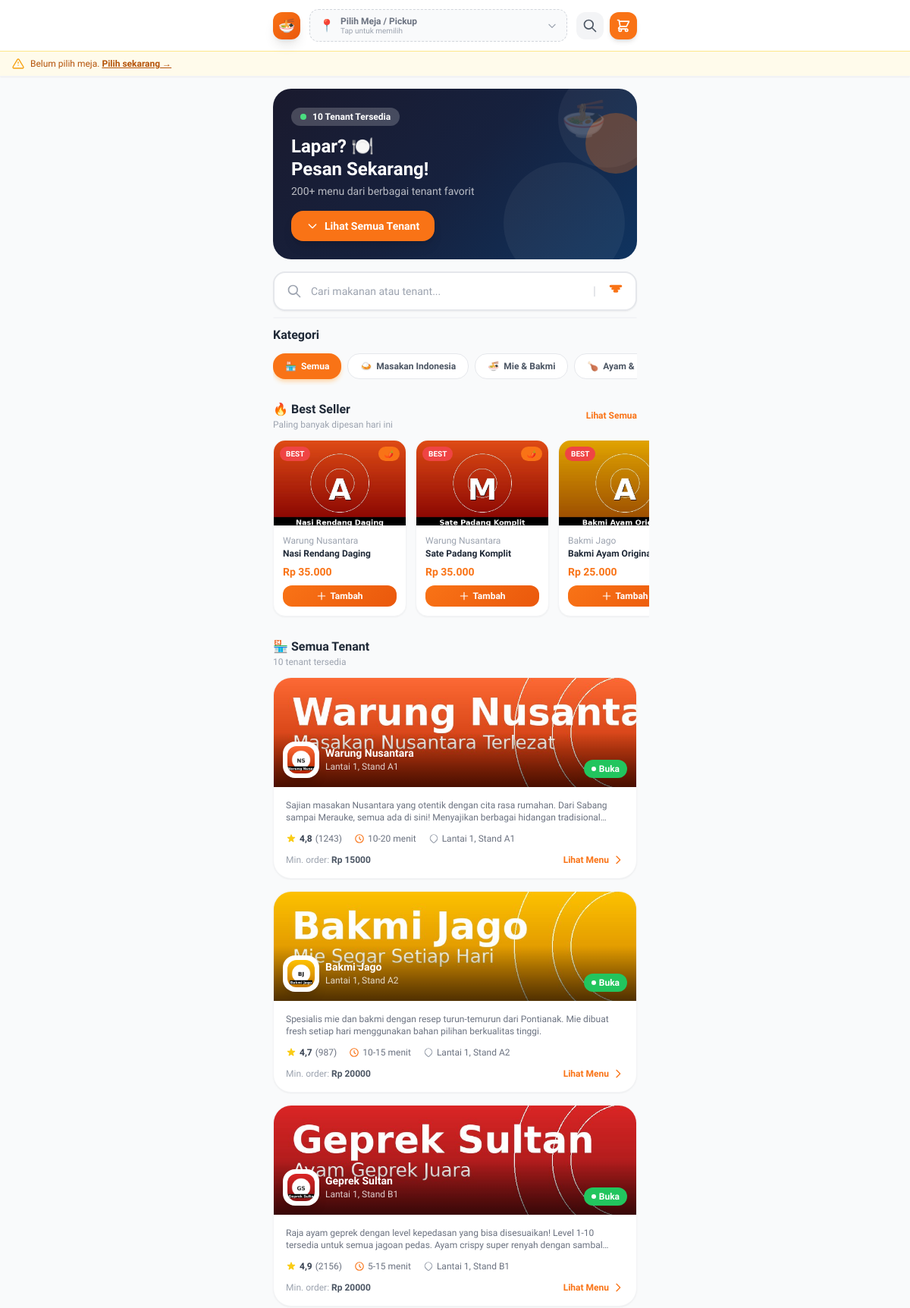
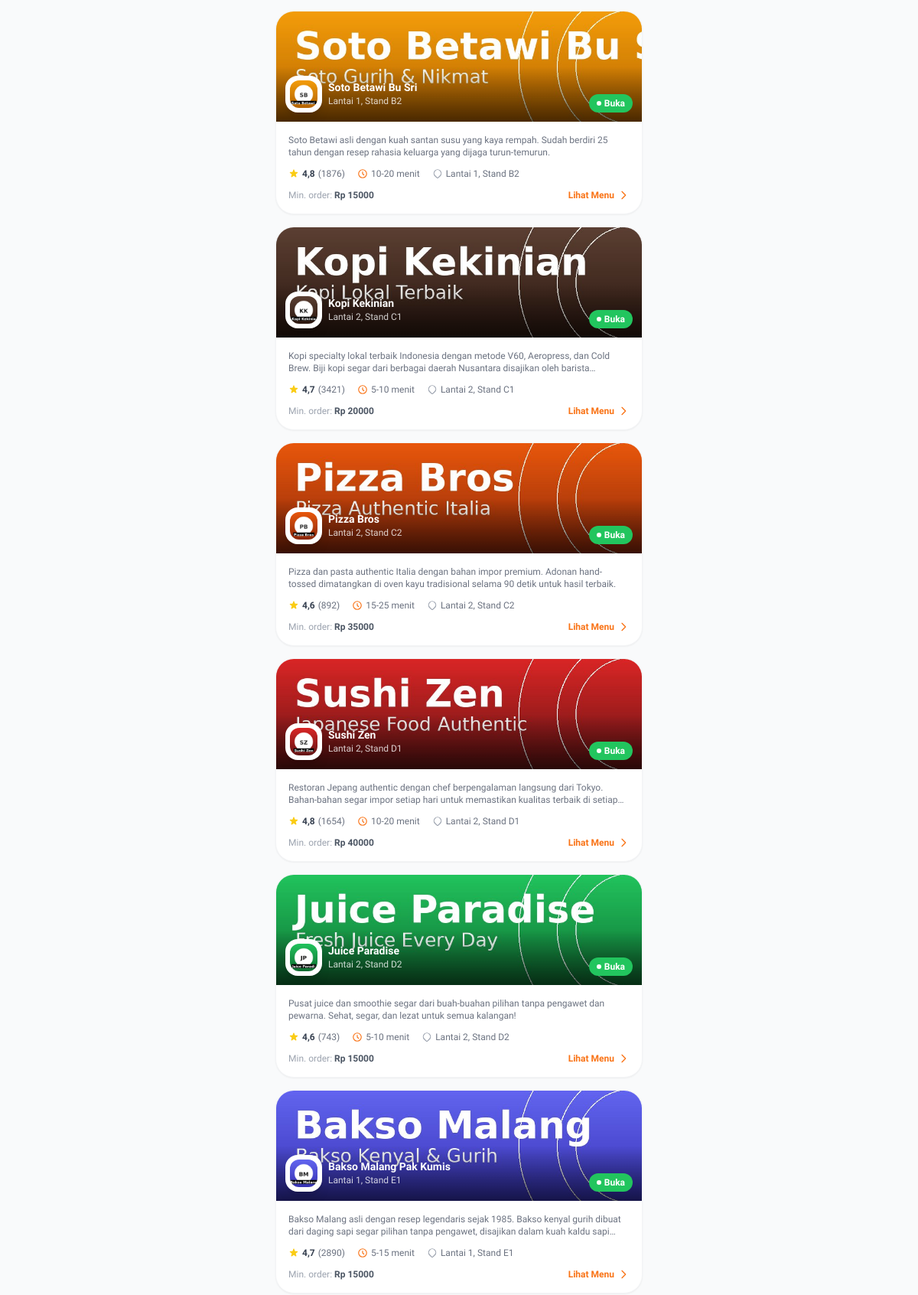
The page / (upper part) on the database its author committed (2 pictures, top to bottom).
### core/models.py (models this page shows, shortened)
class Category(models.Model):
    name = models.CharField(max_length=100)
    icon = models.CharField(max_length=50, default='🍽️')
    class Meta:
        verbose_name_plural = 'Categories'

class Product(models.Model):
    tenant = models.ForeignKey(Tenant, on_delete=models.CASCADE)
    category = models.ForeignKey(ProductCategory, on_delete=models.SET_NULL, null=True, blank=True)
    name = models.CharField(max_length=200)
    description = models.TextField()
    price = models.DecimalField(max_digits=10, decimal_places=0)
    image = models.ImageField(upload_to='products/', blank=True, null=True)
    is_available = models.BooleanField(default=True)
    is_featured = models.BooleanField(default=False)
    is_best_seller = models.BooleanField(default=False)
    is_spicy = models.BooleanField(default=False)
    is_vegetarian = models.BooleanField(default=False)
    calories = models.IntegerField(default=0)
    stock = models.IntegerField(default=100)
    created_at = models.DateTimeField(auto_now_add=True)
    def formatted_price(self):
        return f"Rp {int(self.price):,}".replace(',', '.')

class Tenant(models.Model):
    name = models.CharField(max_length=200)
    description = models.TextField()
    category = models.ForeignKey(Category, on_delete=models.SET_NULL, null=True)
    logo = models.ImageField(upload_to='tenants/', blank=True, null=True)
    banner = models.ImageField(upload_to='tenants/banners/', blank=True, null=True)
    rating = models.DecimalField(max_digits=3, decimal_places=1, default=4.5)
    total_reviews = models.IntegerField(default=0)
    min_order = models.DecimalField(max_digits=10, decimal_places=0, default=0)
    delivery_time = models.CharField(max_length=50, default='15-25 menit')
    is_open = models.BooleanField(default=True)
    location = models.CharField(max_length=200, default='Lantai 1')
    slug = models.SlugField(unique=True)
    color_theme = models.CharField(max_length=20, default='orange')
    created_at = models.DateTimeField(auto_now_add=True)

### core/views.py (the view)
# urls.py: path('', views.home, name='home'),
def home(request):
    table_session = _get_table_session(request)
    categories = Category.objects.all()
    tenants = Tenant.objects.filter(is_open=True)
    featured_products = Product.objects.filter(is_featured=True, is_available=True).select_related('tenant')[:8]
    best_sellers = Product.objects.filter(is_best_seller=True, is_available=True).select_related('tenant')[:6]
    category_filter = request.GET.get('category')
    search_query = request.GET.get('q', '')
    if category_filter:
        tenants = tenants.filter(category__id=category_filter)
    if search_query:
        tenants = tenants.filter(
            Q(name__icontains=search_query) | Q(description__icontains=search_query)
        )
    context = {
        'categories': categories,
        'tenants': tenants,
        'featured_products': featured_products,
        'best_sellers': best_sellers,
        'category_filter': category_filter,
        'search_query': search_query,
        'table_session': table_session,
    }
    return render(request, 'core/home.html', context)

### templates/core/home.html (shortened to what this page needs)
{% extends 'base.html' %}
{% block content %}
<div class="relative overflow-hidden gradient-hero mx-4 mt-4 rounded-3xl p-6 text-white">
    <div class="relative z-10">
        <div class="inline-flex items-center gap-2 bg-white/20 rounded-full px-3 py-1 text-xs font-semibold mb-3">
            <span class="w-2 h-2 bg-green-400 rounded-full animate-pulse-dot"></span>
            10 Tenant Tersedia
        </div>
        <h1 class="text-2xl font-extrabold leading-tight mb-1">
            Lapar? 🍽️<br>Pesan Sekarang!
        </h1>
        <p class="text-white/70 text-sm mb-4">200+ menu dari berbagai tenant favorit</p>
        <a href="#tenants" class="inline-flex items-center gap-2 bg-primary-500 hover:bg-primary-600 text-white text-sm font-bold px-5 py-2.5 rounded-2xl shadow-lg transition-all">
            <svg class="w-4 h-4" fill="none" stroke="currentColor" viewBox="0 0 24 24">
                <path stroke-linecap="round" stroke-linejoin="round" stroke-width="2" d="M19 9l-7 7-7-7"></path>
            </svg>
            Lihat Semua Tenant
        </a>
    </div>
    <div class="absolute -right-6 -top-6 w-32 h-32 bg-white/5 rounded-full"></div>
    <div class="absolute -right-3 top-8 w-20 h-20 bg-primary-500/30 rounded-full"></div>
    <div class="absolute right-4 -bottom-8 w-40 h-40 bg-white/5 rounded-full"></div>
    <div class="absolute right-10 top-4 text-5xl opacity-20">🍜</div>
</div>
<div class="px-4 mt-4"
     x-data="{ focused: false, query: '' }">
    <div class="relative">
        <div class="flex items-center bg-white rounded-2xl shadow-sm border-2 transition-all"
             :class="focused ? 'border-primary-400 shadow-primary-100 shadow-lg' : 'border-gray-200'">
            <div class="pl-4 text-gray-400">
                <svg class="w-5 h-5" fill="none" stroke="currentColor" viewBox="0 0 24 24">
                    <path stroke-linecap="round" stroke-linejoin="round" stroke-width="2" d="M21 21l-6-6m2-5a7 7 0 11-14 0 7 7 0 0114 0z"></path>
                </svg>
            </div>
            <input type="text"
                   x-model="query"
                   @focus="focused = true"
                   @blur="focused = false"
                   placeholder="Cari makanan atau tenant..."
                   class="flex-1 px-3 py-3.5 bg-transparent text-sm font-medium focus:outline-none text-gray-700 placeholder-gray-400"
                   hx-get="{% url 'htmx_search' %}"
                   hx-trigger="keyup changed delay:300ms"
                   hx-target="#search-dropdown"
                   name="q">
            <div class="pr-4 text-gray-300">|</div>
            <button class="pr-4 text-primary-500">
                <svg class="w-5 h-5" fill="none" stroke="currentColor" viewBox="0 0 24 24">
                    <path stroke-linecap="round" stroke-linejoin="round" stroke-width="2" d="M3 4a1 1 0 011-1h16a1 1 0 010 2H4a1 1 0 01-1-1zm3 4a1 1 0 011-1h10a1 1 0 010 2H7a1 1 0 01-1-1zm3 4a1 1 0 011-1h4a1 1 0 010 2h-4a1 1 0 01-1-1z"></path>
                </svg>
            </button>
        </div>
        <div id="search-dropdown" class="absolute left-0 right-0 top-full mt-2 bg-white rounded-2xl shadow-2xl border border-gray-100 z-40 overflow-hidden max-h-80 overflow-y-auto"></div>
    </div>
</div>
<div class="mt-5 px-4">
    <h2 class="text-base font-bold text-gray-800 mb-3">Kategori</h2>
    <div class="flex gap-2 overflow-x-auto category-nav pb-2">
        <a href="{% url 'home' %}"
           class="flex-shrink-0 flex items-center gap-1.5 px-4 py-2 rounded-2xl text-xs font-bold transition-all {% if not category_filter %}bg-primary-500 text-white shadow-md shadow-primary-200{% else %}bg-white text-gray-600 border border-gray-200{% endif %}">
            <span>🏪</span>
            <span>Semua</span>
        </a>
        {% for cat in categories %}
        <a href="?category={{ cat.id }}"
           class="flex-shrink-0 flex items-center gap-1.5 px-4 py-2 rounded-2xl text-xs font-bold transition-all {% if category_filter == cat.id|stringformat:'s' %}bg-primary-500 text-white shadow-md shadow-primary-200{% else %}bg-white text-gray-600 border border-gray-200 hover:border-primary-300{% endif %}">
            <span>{{ cat.icon }}</span>
            <span>{{ cat.name }}</span>
        </a>
        {% endfor %}
    </div>
</div>
{% if best_sellers %}
<div class="mt-5">
    <div class="px-4 flex items-center justify-between mb-3">
        <div>
            <h2 class="text-base font-bold text-gray-800">🔥 Best Seller</h2>
            <p class="text-xs text-gray-400">Paling banyak dipesan hari ini</p>
        </div>
        <a href="{% url 'search' %}" class="text-primary-500 text-xs font-bold">Lihat Semua</a>
    </div>
    <div class="flex gap-3 overflow-x-auto category-nav px-4 pb-2">
        {% for product in best_sellers %}
        <div class="flex-shrink-0 w-44 bg-white rounded-2xl shadow-sm border border-gray-100 overflow-hidden card-hover transition-all">
            <div class="relative">
                {% if product.image %}
                <img src="{{ product.image.url }}" alt="{{ product.name }}"
                     class="w-full h-28 object-cover">
                {% else %}
                <div class="w-full h-28 img-placeholder flex items-center justify-center text-4xl">🍽️</div>
                {% endif %}
                <div class="absolute top-2 left-2 bg-red-500 text-white text-[10px] font-bold px-2 py-0.5 rounded-full">
                    BEST
                </div>
                {% if product.is_spicy %}
                <div class="absolute top-2 right-2 bg-orange-500 text-white text-[10px] font-bold px-2 py-0.5 rounded-full">🌶️</div>
                {% endif %}
            </div>
            <div class="p-3">
                <p class="text-xs text-gray-400 font-medium truncate">{{ product.tenant.name }}</p>
                <p class="font-bold text-gray-800 text-xs leading-tight mt-0.5 line-clamp-2">{{ product.name }}</p>
                <p class="text-primary-500 font-extrabold text-sm mt-1.5">{{ product.formatted_price }}</p>
                <form method="post" action="{% url 'add_to_cart' %}" class="mt-2">
                    <button type="submit"
                            hx-post="{% url 'add_to_cart' %}"
                            hx-vals='{"product_id": "{{ product.id }}", "quantity": "1"}'
                            hx-target="#add-response-{{ product.id }}"
                            hx-swap="innerHTML"
                            class="w-full py-1.5 gradient-orange text-white text-xs font-bold rounded-xl flex items-center justify-center gap-1 ripple transition-all">
                        <svg class="w-3.5 h-3.5" fill="none" stroke="currentColor" viewBox="0 0 24 24">
                            <path stroke-linecap="round" stroke-linejoin="round" stroke-width="2" d="M12 4v16m8-8H4"></path>
                        </svg>
                        Tambah
                    </button>
                </form>
            </div>
        </div>
        {% endfor %}
    </div>
</div>
{% endif %}
<div id="tenants" class="mt-5 px-4">
    <div class="flex items-center justify-between mb-3">
        <div>
            <h2 class="text-base font-bold text-gray-800">🏪 Semua Tenant</h2>
            <p class="text-xs text-gray-400">{{ tenants|length }} tenant tersedia</p>
        </div>
    </div>
    {% if tenants %}
    <div class="space-y-4">
        {% for tenant in tenants %}
        <a href="{% url 'tenant_detail' tenant.slug %}"
           class="block bg-white rounded-3xl shadow-sm border border-gray-100 overflow-hidden card-hover transition-all group">
            <div class="relative h-36 overflow-hidden">
                {% if tenant.banner %}
                <img src="{{ tenant.banner.url }}" alt="{{ tenant.name }}"
                     class="w-full h-full object-cover group-hover:scale-105 transition-transform duration-500">
                {% endif %}
                <div class="absolute inset-0 bg-gradient-to-t from-black/60 via-transparent to-transparent"></div>
                <div class="absolute bottom-3 left-3 right-3 flex items-end justify-between">
                    <div class="flex items-center gap-2">
                        <div class="w-12 h-12 rounded-2xl bg-white p-1.5 shadow-lg">
                            {% if tenant.logo %}
                            <img src="{{ tenant.logo.url }}" alt="{{ tenant.name }}" class="w-full h-full object-cover rounded-xl">
                            {% else %}
                            <div class="w-full h-full rounded-xl flex items-center justify-center text-xl"
                                 style="background: linear-gradient(135deg, #fed7aa, #f97316)">
                                {{ tenant.category.icon }}
                            </div>
                            {% endif %}
                        </div>
                        <div>
                            <h3 class="text-white font-bold text-sm leading-tight">{{ tenant.name }}</h3>
                            <p class="text-white/80 text-xs">{{ tenant.location }}</p>
                        </div>
                    </div>
                    {% if tenant.is_open %}
                    <div class="bg-green-500 text-white text-xs font-bold px-2.5 py-1 rounded-full flex items-center gap-1">
                        <span class="w-1.5 h-1.5 bg-white rounded-full animate-pulse"></span>
                        Buka
                    </div>
                    {% else %}
                    <div class="bg-gray-500 text-white text-xs font-bold px-2.5 py-1 rounded-full">
                        Tutup
                    </div>
                    {% endif %}
                </div>
            </div>
            <div class="p-4">
                <p class="text-gray-500 text-xs mb-3 line-clamp-2">{{ tenant.description }}</p>
                <div class="flex items-center gap-4 text-xs text-gray-500">
                    <div class="flex items-center gap-1">
                        <span class="font-bold text-gray-700">{{ tenant.rating }}</span>
                        <span>({{ tenant.total_reviews }})</span>
                    </div>
                    <div class="flex items-center gap-1">
                        <svg class="w-3.5 h-3.5 text-primary-500" fill="none" stroke="currentColor" viewBox="0 0 24 24">
                            <path stroke-linecap="round" stroke-linejoin="round" stroke-width="2" d="M12 8v4l3 3m6-3a9 9 0 11-18 0 9 9 0 0118 0z"></path>
                        </svg>
                        <span>{{ tenant.delivery_time }}</span>
                    </div>
                    <div class="flex items-center gap-1">
                        <svg class="w-3.5 h-3.5 text-gray-400" fill="none" stroke="currentColor" viewBox="0 0 24 24">
                            <path stroke-linecap="round" stroke-linejoin="round" stroke-width="2" d="M17.657 16.657L13.414 20.9a1.998 1.998 0 01-2.827 0l-4.244-4.243a8 8 0 1111.314 0z"></path>
                        </svg>
                        <span>{{ tenant.location }}</span>
                    </div>
                </div>
                <div class="mt-3 flex items-center justify-between">
                    <div class="text-xs text-gray-400">
                        Min. order: <span class="font-semibold text-gray-600">Rp {{ tenant.min_order|floatformat:0 }}</span>
                    </div>
                    <div class="flex items-center gap-1 text-primary-500 text-xs font-bold">
                        <span>Lihat Menu</span>
                        <svg class="w-4 h-4" fill="none" stroke="currentColor" viewBox="0 0 24 24">
                            <path stroke-linecap="round" stroke-linejoin="round" stroke-width="2" d="M9 5l7 7-7 7"></path>
                        </svg>
                    </div>
                </div>
            </div>
        </a>
        {% endfor %}
    </div>
    {% else %}
    <div class="text-center py-16 text-gray-400">
        <div class="text-5xl mb-3">🔍</div>
        <p class="font-semibold text-gray-600">Tidak ada tenant ditemukan</p>
        <p class="text-sm mt-1">Coba kata kunci lain</p>
    </div>
    {% endif %}
</div>
{% endblock %}

### rows shown on the page
Category: icon "🍛", name "Masakan Indonesia"
Category: icon "🍜", name "Mie & Bakmi"
Category: icon "🍗", name "Ayam &…"
Product: image (picture), tenant.name "Warung Nusantara", name "Nasi Rendang Daging", formatted_price "Rp 35.000"
Product: image (picture), tenant.name "Warung Nusantara", name "Sate Padang Komplit", formatted_price "Rp 35.000"
Product: image (picture), tenant.name "Bakmi Jago", name "Bakmi Ayam…", formatted_price "Rp 25.000"
Tenant: banner (picture), logo (picture), name "Warung Nusantara", location "Lantai 1, Stand A1", is_open True (drawn), description "Sajian masakan Nusantara yang otentik dengan cita rasa rumahan. Dari Sabang sampai Merauke, semua ada di sini! Menyajikan berbagai hidangan…", rating "4,8", total_reviews "1243", delivery_time "10-20 menit", min_order "15000"
Tenant: banner (picture), logo (picture), name "Bakmi Jago", location "Lantai 1, Stand A2", is_open True (drawn), description "Spesialis mie dan bakmi dengan resep turun-temurun dari Pontianak. Mie dibuat fresh setiap hari menggunakan bahan pilihan berkualitas tinggi.", rating "4,7", total_reviews "987", delivery_time "10-15 menit", min_order "20000"
Tenant: banner (picture), logo (picture), name "Geprek Sultan", location "Lantai 1, Stand B1", is_open True (drawn), description "Raja ayam geprek dengan level kepedasan yang bisa disesuaikan! Level 1-10 tersedia untuk semua jagoan pedas. Ayam crispy super renyah dengan…", rating "4,9", total_reviews "2156", delivery_time "5-15 menit", min_order "20000"
Tenant: banner (picture), logo (picture), name "Soto Betawi Bu Sri", location "Lantai 1, Stand B2", is_open True (drawn), description "Soto Betawi asli dengan kuah santan susu yang kaya rempah. Sudah berdiri 25 tahun dengan resep rahasia keluarga yang dijaga turun-temurun.", rating "4,8", total_reviews "1876", delivery_time "10-20 menit", min_order "15000"
Tenant: banner (picture), logo (picture), name "Kopi Kekinian", location "Lantai 2, Stand C1", is_open True (drawn), description "Kopi specialty lokal terbaik Indonesia dengan metode V60, Aeropress, dan Cold Brew. Biji kopi segar dari berbagai daerah Nusantara disajikan oleh…", rating "4,7", total_reviews "3421", delivery_time "5-10 menit", min_order "20000"
Tenant: banner (picture), logo (picture), name "Pizza Bros", location "Lantai 2, Stand C2", is_open True (drawn), description "Pizza dan pasta authentic Italia dengan bahan impor premium. Adonan hand-tossed dimatangkan di oven kayu tradisional selama 90 detik untuk hasil terbaik.", rating "4,6", total_reviews "892", delivery_time "15-25 menit", min_order "35000"
Tenant: banner (picture), logo (picture), name "Sushi Zen", location "Lantai 2, Stand D1", is_open True (drawn), description "Restoran Jepang authentic dengan chef berpengalaman langsung dari Tokyo. Bahan-bahan segar impor setiap hari untuk memastikan kualitas terbaik di…", rating "4,8", total_reviews "1654", delivery_time "10-20 menit", min_order "40000"
Tenant: banner (picture), logo (picture), name "Juice Paradise", location "Lantai 2, Stand D2", is_open True (drawn), description "Pusat juice dan smoothie segar dari buah-buahan pilihan tanpa pengawet dan pewarna. Sehat, segar, dan lezat untuk semua kalangan!", rating "4,6", total_reviews "743", delivery_time "5-10 menit", min_order "15000"
Tenant: banner (picture), logo (picture), name "Bakso Malang Pak Kumis", location "Lantai 1, Stand E1", is_open True (drawn), description "Bakso Malang asli dengan resep legendaris sejak 1985. Bakso kenyal gurih dibuat dari daging sapi segar pilihan tanpa pengawet, disajikan dalam kuah kaldu…", rating "4,7", total_reviews "2890", delivery_time "5-15 menit", min_order "15000"

### other values the page prints
{{ tenants|length }} "10"
